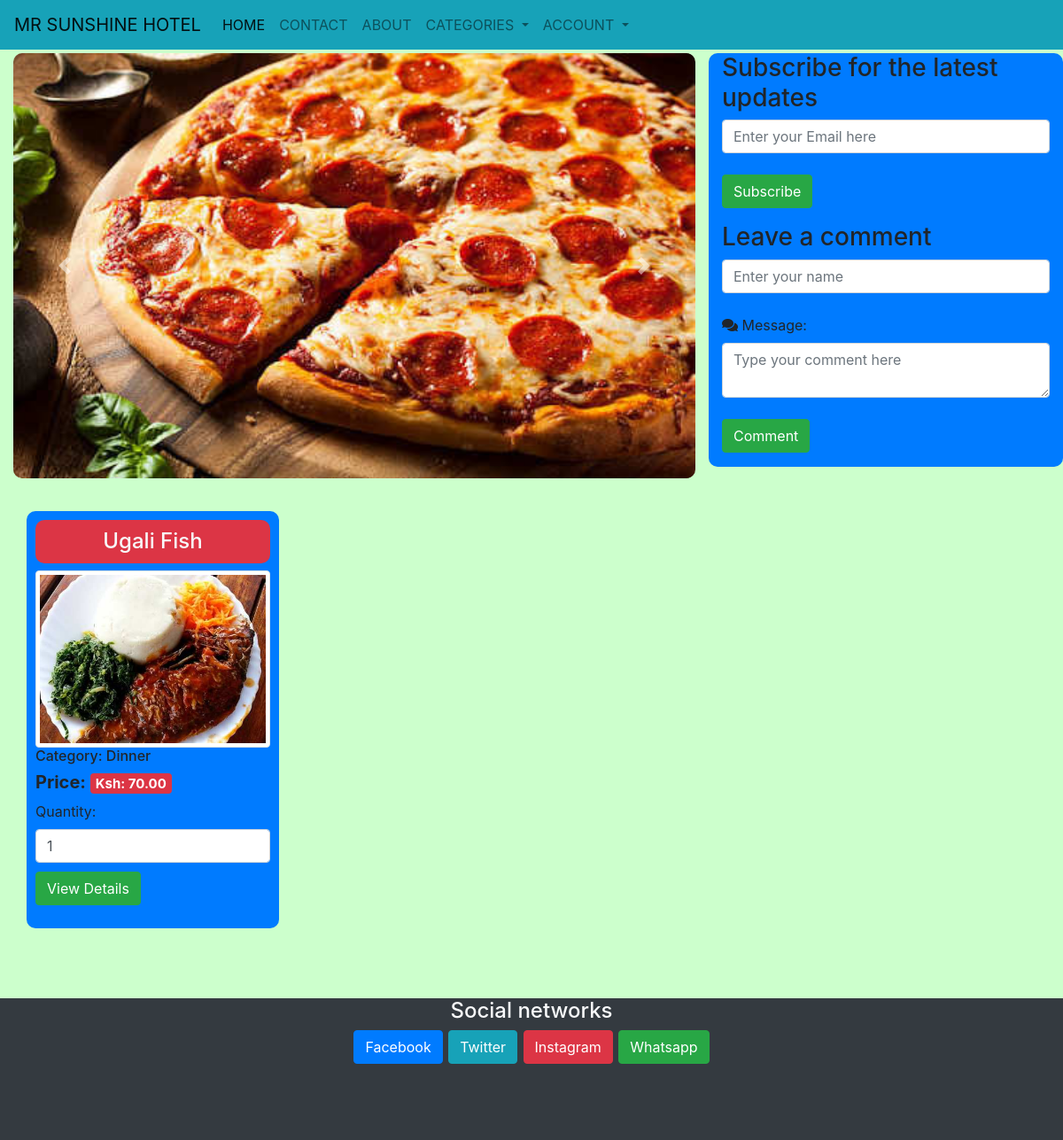
Before: /selectedcat.php?category=Dinner with the older database file.
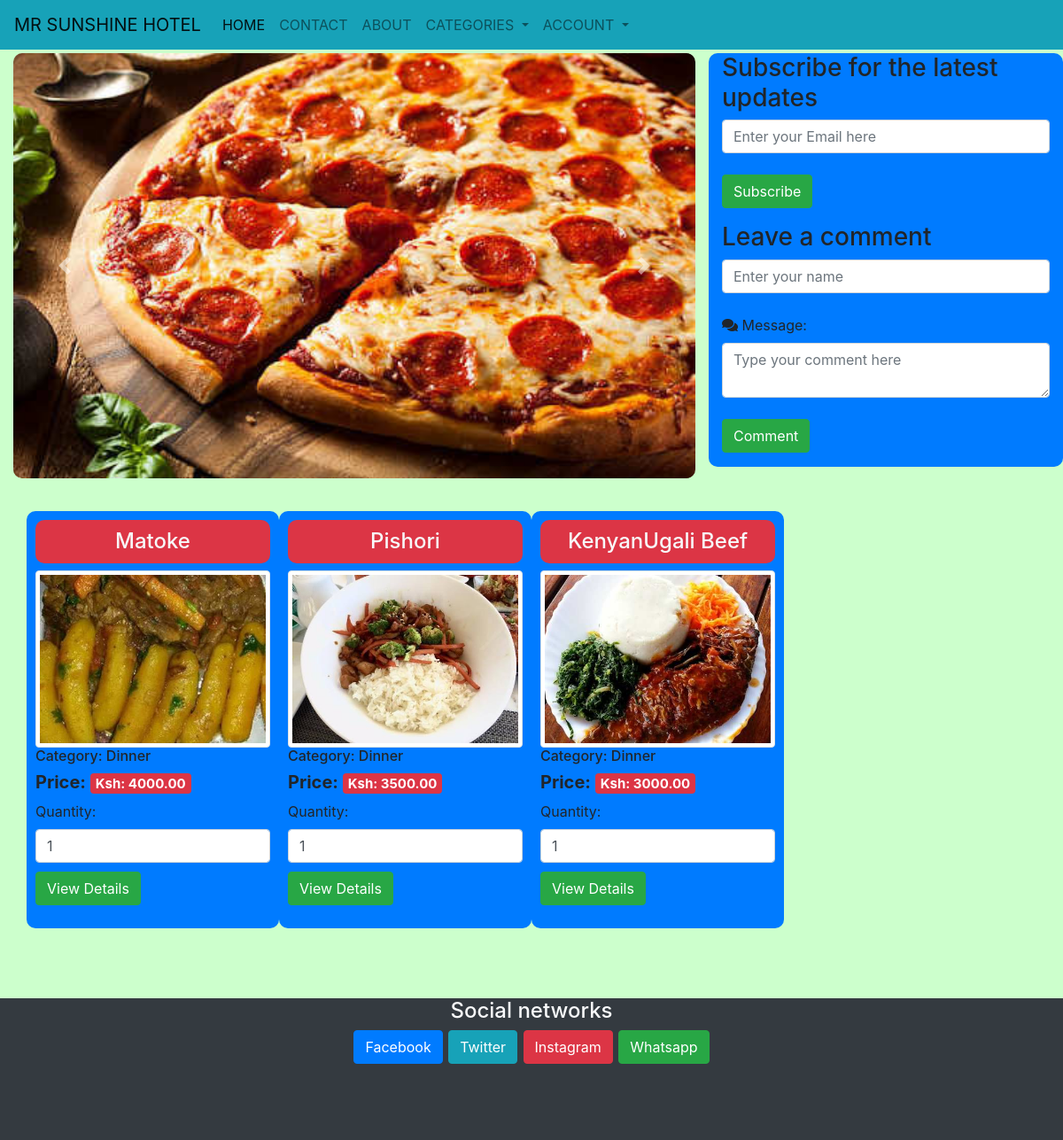
After: the same page with the newer database file.
### tables this page shows
CREATE TABLE `prod` (
  `id` int(11) NOT NULL,
  `name` varchar(255) NOT NULL,
  `img` varchar(255) NOT NULL,
  `price` float(10,2) NOT NULL,
  `category` varchar(255) NOT NULL,
  `description` varchar(255) NOT NULL
);

### includes/itemloop.php (the view, shortened to what this page needs)
<div class="row" style="padding: 30px;">
           <?php   while ($product = mysqli_fetch_assoc($result)): ?>
          <div class="col-md-3 bg-primary" style="padding: 10px;  border-radius: 10px; margin-bottom: 15px; ">
           <h4 class="text-info text-center badge-danger text-light" style="padding: 10px; border-radius: 10px;"><?php echo $product['name']; ?></h4>
           <form method="POST" action="submit.php?action=add&id=<?= $product['id'];?>">
             <div class="product_img" style="height: 200px;">
               <img style="height: 200px; width: 355px;" src="images/<?php echo $product['img']; ?>" class="img-responsive  img-thumbnail image">
             </div>
                 <h6>Category: <?= $product['category']; ?></h6>
                <h5><strong>Price: </strong> <span class="badge badge-danger">Ksh: <?php echo $product['price'];; ?></span> </h5>
             <label>Quantity: </label>
             <input type="number" name="quantity" value="1" class="form form-control">
             <button type="submit" name="view" class="btn btn-success" style="margin-top: 10px">View Details</button>
           </form>
          </div>
          <?php endwhile; ?>
         </div>

### nav.php (shortened to what this page needs)
<!DOCTYPE html>
<html>
<head>
</head>
<body>
      <nav class="navbar navbar-expand-lg navbar-light bg-info fixed-top">
        <div class="collapse navbar-collapse" id="navbarTogglerDemo01">
          <a class="navbar-brand" href="#">MR SUNSHINE HOTEL</a>
          <ul class="navbar-nav mr-auto mt-2 mt-lg-0">
            <li class="nav-item active">
              <a class="nav-link" href="home.php">HOME <span class="sr-only">(current)</span></a>
            </li>
            <li class="nav-item">
              <a class="nav-link" href="contact.php">CONTACT</a>
            </li>
            <li class="nav-item">
              <a class="nav-link"  href="#">ABOUT</a>
            </li>
            <li class="nav-item dropdown">
            <a class="nav-link dropdown-toggle" href="#" id="navbarDropdownMenuLink" role="button" data-toggle="dropdown" aria-haspopup="true" aria-expanded="false">
              CATEGORIES
            </a>
          </li>
          <li class="nav-item dropdown mr-auto">
            <a class="nav-link dropdown-toggle" href="#" id="navbarDropdownMenuLink" role="button" data-toggle="dropdown" aria-haspopup="true" aria-expanded="false">
              ACCOUNT
            </a>
          </li>
          </ul>
        </div>
      </nav>

### includes/header.php (shortened to what this page needs)
<!DOCTYPE html>
<html lang="en">
<head>
    <link rel="stylesheet" type="text/css" href="home.css">
    <link rel="stylesheet" href="https://stackpath.bootstrapcdn.com/bootstrap/4.2.1/css/bootstrap.min.css">
    <link rel="stylesheet" href="https://use.fontawesome.com/releases/v5.7.1/css/all.css">
  </head>

### selectedcat.php (shortened to what this page needs)
<?php
require('nav.php');
if (isset($_GET['category'])) {
  $categ= (string)$_GET['category'];
}
 ?>
<?php require('includes/header.php'); ?>
  <body>
    <div class="container1 container-fluid" style="margin-top: 50px; ">
    <?php require('includes/carousel.php'); ?>
          <?php
             $query = "SELECT * FROM prod WHERE category = '$categ' ORDER BY id ASC";
              $result = mysqli_query($conn, $query);
                if ($result):
                  if (mysqli_num_rows($result) > 0):
           ?>
          <?php require('includes/itemloop.php') ?>
           <?php
                  endif;
                endif;
            ?>
    </div>
<?php include 'includes/footer.php'; ?>

### includes/carousel.php (shortened to what this page needs)
<div class="row" style="border-radius:20px; height: auto; ">
  <div class="col-md-8" style="height: auto;border-radius: 20px;">
    <div id="carouselExampleFade" class="carousel slide carousel-fade" data-ride="carousel">
      <div class="carousel-inner">
        <div class="carousel-item active">
          <img src="images/images-19.jpg" style="height: 480px;width: auto;border-radius: 10px;" class="d-block w-100" alt="..." class="img-thumbnail">
        </div>
      </div>
      <a class="carousel-control-prev" href="#carouselExampleFade" role="button" data-slide="prev">
        <span class="carousel-control-prev-icon" aria-hidden="true"></span>
      </a>
      <a class="carousel-control-next" href="#carouselExampleFade" role="button" data-slide="next">
        <span class="carousel-control-next-icon" aria-hidden="true"></span>
      </a>
    </div>
  </div>
  <div class="col-md-4 bg-primary" style="border-radius: 10px; margin-bottom: 20px; height: auto;">
    <h3>Subscribe for the latest updates</h3>
    <form action="home.php" method="POST">
        <input type="email" name="email" placeholder="Enter your Email here" class="form-control"><br>
        <input type="submit" name="subscribe" value="Subscribe" class="btn btn-success">
    </form>
    <h3>Leave a comment</h3>
    <form action="home.php" method="POST">
      <input type="text" name="uname" placeholder="Enter your name" class="form-control"><br>
      <label><i class="fas fa-comments"></i> Message: </label>
      <textarea placeholder="Type your comment here" class="form-control" name="message"></textarea><br>
      <input type="submit" name="comment" class="btn btn-success" value="Comment">
    </form>
  </div>
</div>

### includes/footer.php (shortened to what this page needs)
<br>
<div class="footer bg-dark text-light" style="height: 160px;">
	<h4 class="text-center">Social networks</h4>
	<h4 class="text-center">
		<a class="btn btn-primary" href="#">Facebook</a>
		<a class="btn btn-info" href="#">Twitter</a>
		<a class="btn btn-danger" href="#">Instagram</a>
		<a class="btn btn-success" href="#">Whatsapp</a>
	</h4>
</body>
    </body>
    </html>

### home.css (style rules this page uses)
.navbar { background-color: #2F4F4F; }
.badge { background-color: blue; }
.container1 { padding: 10px; margin-top: 50px; }
.image { height: 50px; }
body { background: url(images/i1.jpeg); }

### nav.php (style rules this page uses)
nav { text-decoration-color: white; }

### selectedcat.php (style rules this page uses)
body { background: #ccffcc; }

Changed rows visible on the page:
removed prod: name "Ugali Fish", img (picture), category "Dinner", price "70.00"
added prod: name "Matoke", img (picture), category "Dinner", price "4000.00"
added prod: name "Pishori", img (picture), category "Dinner", price "3500.00"
added prod: name "KenyanUgali Beef", img (picture), category "Dinner", price "3000.00"
